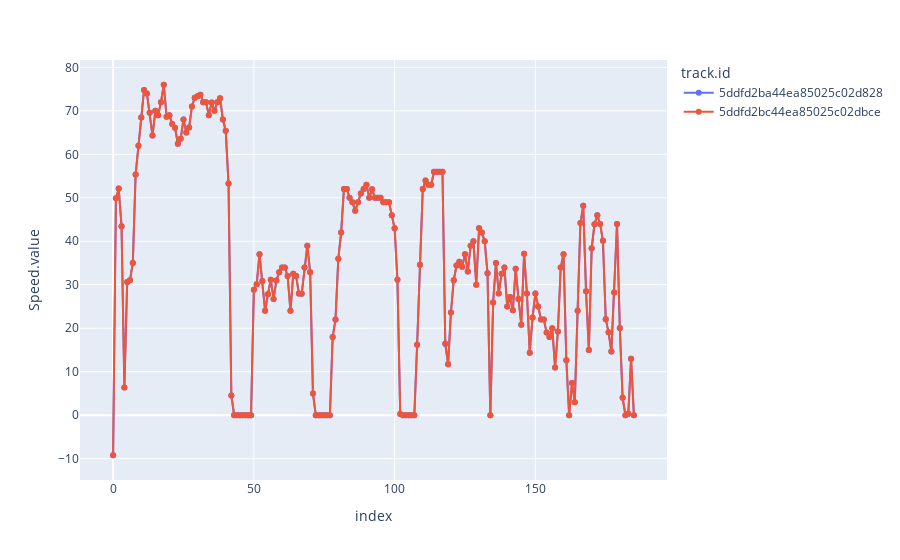

This figure's notebook cell:
### Markdown cell above
If you have selected a variable to plot ...  do some plotting!     
In the legend of the plot click on the tracks to discover the dublicates.

### Code cell
inspect.plot_tracks(dublicates, 'Speed.value')

### Figure 1 — Plotly figure (JSON) as saved in the notebook; plotly's stock layout.template omitted (floating-point values rounded to 4 significant figures; data arrays with more than 128 entries replaced by an {"elided": "..."} marker saying what was removed)
{"data": [{"hovertemplate": "<b>%{hovertext}</b><br><br>track.id=5ddfd2ba44ea85025c02d828<br>index=%{x}<br>Speed.value=%{y}<extra></extra>", "hovertext": {"elided": "186 str values"}, "legendgroup": "5ddfd2ba44ea85025c02d828", "line": {"color": "#636efa", "dash": "solid"}, "mode": "lines+markers", "name": "5ddfd2ba44ea85025c02d828", "orientation": "v", "showlegend": true, "type": "scatter", "x": {"elided": "186 int values"}, "xaxis": "x", "y": {"elided": "186 float values"}, "yaxis": "y"}, {"hovertemplate": "<b>%{hovertext}</b><br><br>track.id=5ddfd2bc44ea85025c02dbce<br>index=%{x}<br>Speed.value=%{y}<extra></extra>", "hovertext": {"elided": "186 str values"}, "legendgroup": "5ddfd2bc44ea85025c02dbce", "line": {"color": "#EF553B", "dash": "solid"}, "mode": "lines+markers", "name": "5ddfd2bc44ea85025c02dbce", "orientation": "v", "showlegend": true, "type": "scatter", "x": {"elided": "186 int values"}, "xaxis": "x", "y": {"elided": "186 float values"}, "yaxis": "y"}], "layout": {"legend": {"title": {"text": "track.id"}, "tracegroupgap": 0}, "margin": {"t": 60}, "xaxis": {"anchor": "y", "domain": [0, 1], "title": {"text": "index"}}, "yaxis": {"anchor": "x", "domain": [0, 1], "title": {"text": "Speed.value"}}}}
